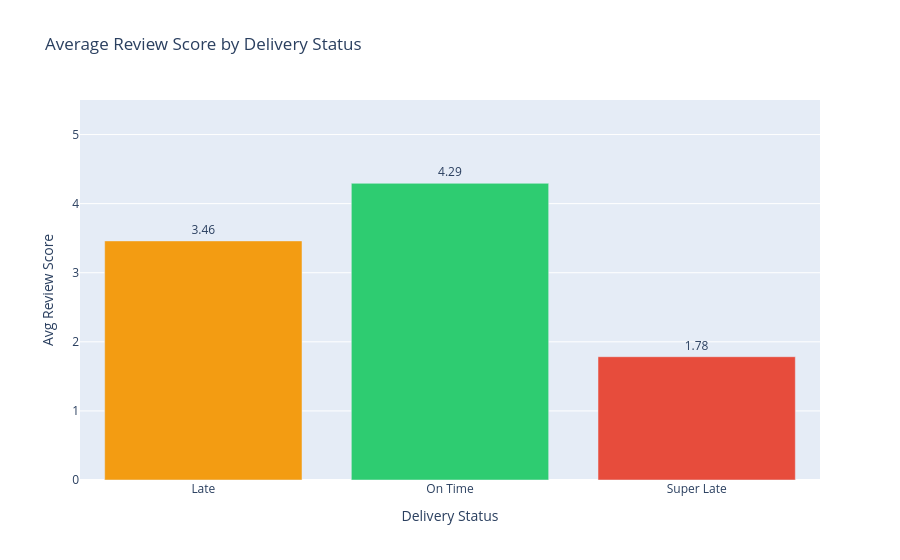

This figure's notebook cell:
### Markdown cell above
---
## Story 4: The Sentiment Correlation
Do late deliveries actually cause bad reviews?

### Code cell
# Average review score by delivery status
sentiment = delivered.groupby('delivery_status')['review_score'].mean().reset_index()
sentiment.columns = ['Delivery Status', 'Avg Review Score']

color_map = {'On Time': '#2ecc71', 'Late': '#f39c12', 'Super Late': '#e74c3c'}

fig = px.bar(
    sentiment,
    x='Delivery Status', y='Avg Review Score',
    color='Delivery Status',
    color_discrete_map=color_map,
    title='Average Review Score by Delivery Status',
    text=sentiment['Avg Review Score'].round(2),
)
fig.update_traces(textposition='outside')
fig.update_layout(yaxis_range=[0, 5.5], showlegend=False)
fig.show()

### Figure 1 — Plotly figure (JSON) as saved in the notebook; plotly's stock layout.template omitted (floating-point values rounded to 4 significant figures)
{"data": [{"alignmentgroup": "True", "hovertemplate": "Delivery Status=%{x}<br>Avg Review Score=%{y}<br>text=%{text}<extra></extra>", "legendgroup": "Late", "marker": {"color": "#f39c12", "pattern": {"shape": ""}}, "name": "Late", "offsetgroup": "Late", "orientation": "v", "showlegend": true, "text": [3.46], "textposition": "outside", "type": "bar", "x": ["Late"], "xaxis": "x", "y": [3.46], "yaxis": "y"}, {"alignmentgroup": "True", "hovertemplate": "Delivery Status=%{x}<br>Avg Review Score=%{y}<br>text=%{text}<extra></extra>", "legendgroup": "On Time", "marker": {"color": "#2ecc71", "pattern": {"shape": ""}}, "name": "On Time", "offsetgroup": "On Time", "orientation": "v", "showlegend": true, "text": [4.29], "textposition": "outside", "type": "bar", "x": ["On Time"], "xaxis": "x", "y": [4.294], "yaxis": "y"}, {"alignmentgroup": "True", "hovertemplate": "Delivery Status=%{x}<br>Avg Review Score=%{y}<br>text=%{text}<extra></extra>", "legendgroup": "Super Late", "marker": {"color": "#e74c3c", "pattern": {"shape": ""}}, "name": "Super Late", "offsetgroup": "Super Late", "orientation": "v", "showlegend": true, "text": [1.78], "textposition": "outside", "type": "bar", "x": ["Super Late"], "xaxis": "x", "y": [1.785], "yaxis": "y"}], "layout": {"barmode": "relative", "legend": {"title": {"text": "Delivery Status"}, "tracegroupgap": 0}, "showlegend": false, "title": {"text": "Average Review Score by Delivery Status"}, "xaxis": {"anchor": "y", "categoryarray": ["Late", "On Time", "Super Late"], "categoryorder": "array", "domain": [0, 1], "title": {"text": "Delivery Status"}}, "yaxis": {"anchor": "x", "domain": [0, 1], "range": [0, 5.5], "title": {"text": "Avg Review Score"}}}}
